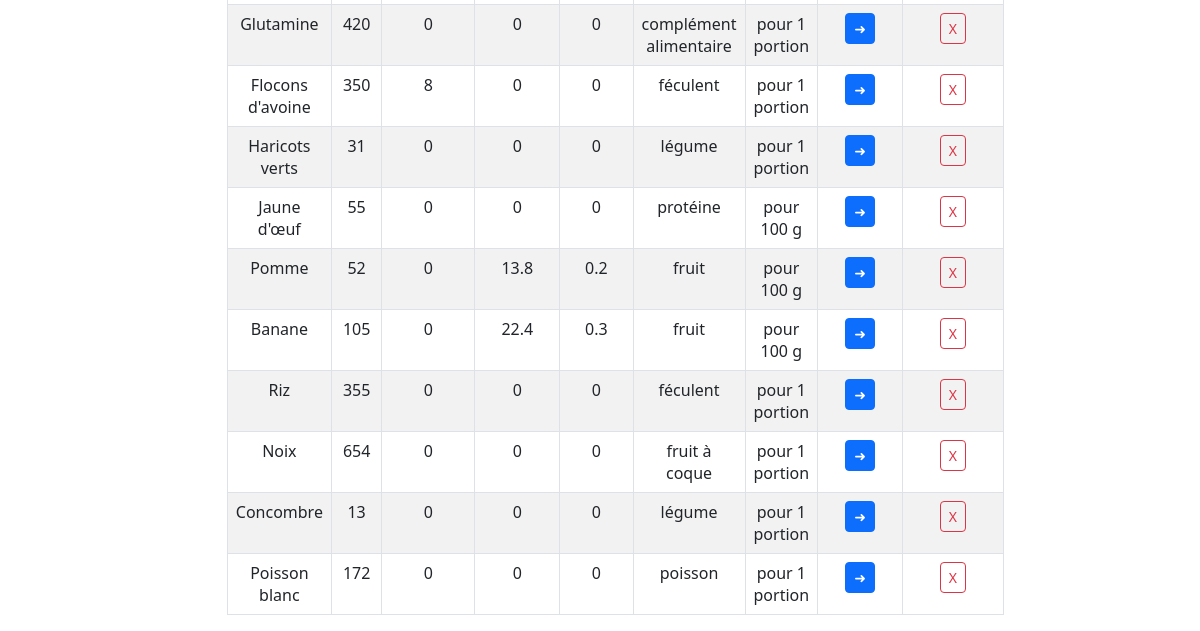
Page /aliments (lower part) on the earlier database version.
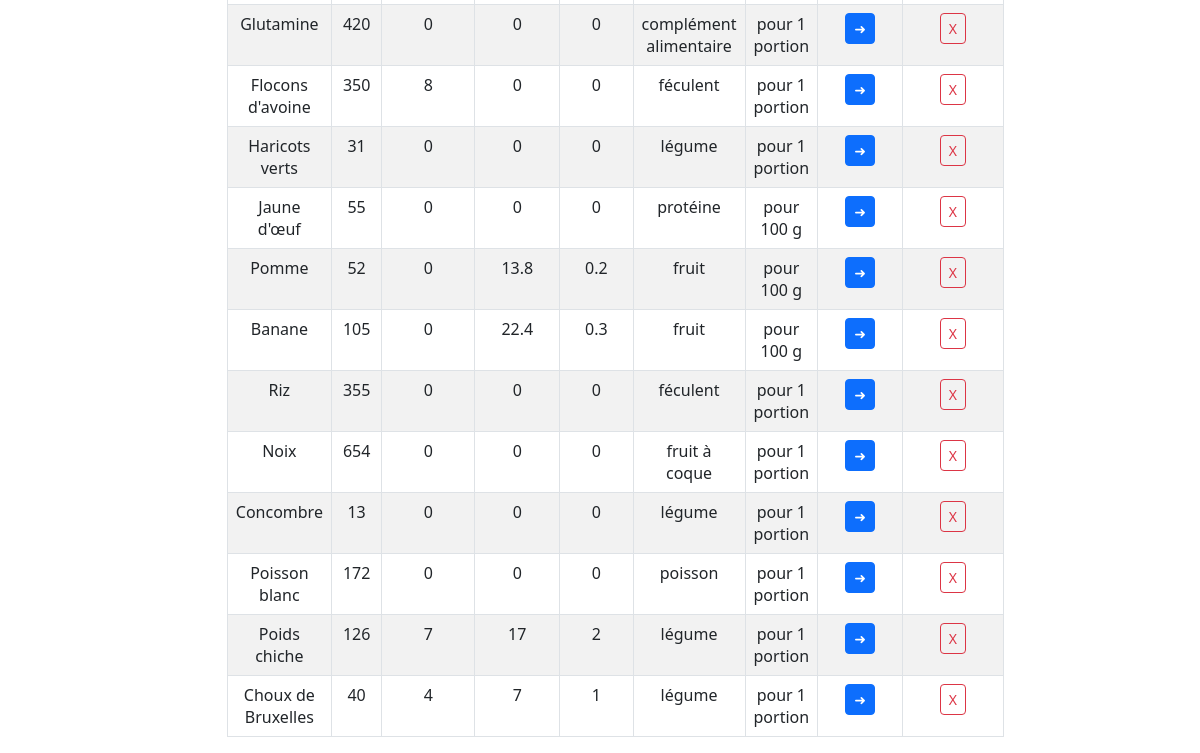
Same page on the later database version.
### models.py (models this page shows)
class aliment(db.Model):
    id = db.Column(db.Integer, primary_key=True)
    titre = db.Column(db.String(255), nullable=True)
    kcal = db.Column(db.Integer, nullable=True)
    proteines = db.Column(db.Integer, nullable=True)
    glucides = db.Column(db.Integer, nullable=True)
    lipides = db.Column(db.Integer, nullable=True)
    categorie = db.Column(db.String(255), nullable=True) # légume, fruit, féculent...
    photo = db.Column(db.String(255), nullable=True)
    description = db.Column(db.String(255), nullable=True)
    unite = db.Column(db.Boolean, nullable=True)

### app.py (the view)
@app.route('/aliments')
def aliments():
    aliments = aliment.query.all()
    return render_template('aliments.html', aliments=aliments)

### templates/aliments.html (shortened to what this page needs)
{% extends 'base.html' %}
{% set page = 'aliments' %}
{% block content %}
<link rel="stylesheet" href="{{ url_for('static', filename='css/pages.css') }}">
<div class="content">
        <table class="table table-striped table-bordered">
            {% for aliment in aliments %}
            <tr class="element_aliment_liste">
                <td style="width: 20%">{{ aliment.titre }}</td>
                <td style="width: 10%">{{ aliment.kcal }}</td>
                <td style="width: 10%">{{ aliment.proteines }}</td>
                <td style="width: 10%">{{ aliment.glucides }}</td>
                <td style="width: 10%">{{ aliment.lipides }}</td>
                <td style="width: 10%">{{ aliment.categorie }}</td>
                {% if aliment.unite == 1 %}
                <td style="width: 10%">pour 100 g</td>
                {% else %}
                <td style="width: 10%">pour 1 portion</td>
                {% endif %}
                <td style="width: 10%">
                    <a href="{{ url_for('modifier_aliment', id=aliment.id) }}" class="btn btn-sm btn-primary">➜</a>
                </td>
                <td style="width: 10%">
                    <a href="{{ url_for('supprimer_aliment', id=aliment.id) }}" class="btn btn-sm btn-outline-danger">X</a>
                </td>
            </tr>
            {% endfor %}
        </table>
</div>
{% endblock %}

### templates/base.html (shortened to what this page needs)
<!DOCTYPE html>
<html lang="fr">
<head>
    <link rel="stylesheet" href="{{root}}{{ url_for('static', filename='css/base.css') }}">
    <link rel="stylesheet" href="https://cdn.jsdelivr.net/npm/bootstrap@4.0.0/dist/css/bootstrap.min.css">
    <link rel="stylesheet" href="https://cdnjs.cloudflare.com/ajax/libs/bootstrap/5.3.0/css/bootstrap.min.css">
</head>
<body>
    {% block content %}
    {% endblock %}
</body>
</html>

### static/css/base.css (style rules this page uses)
html { font-family: 'Roboto', sans-serif; font-size: 16px; line-height: 1.5; color: #333; background-color: #fff; }

### static/css/pages.css (style rules this page uses)
.content { padding: 0cm 6cm 0cm 6cm; }

Differences in the rows shown:
added aliment: titre "Poids chiche", kcal "126", proteines "7", glucides "17", lipides "2", categorie "légume", unite "pour 1 portion"
added aliment: titre "Choux de Bruxelles", kcal "40", proteines "4", glucides "7", lipides "1", categorie "légume", unite "pour 1 portion"
